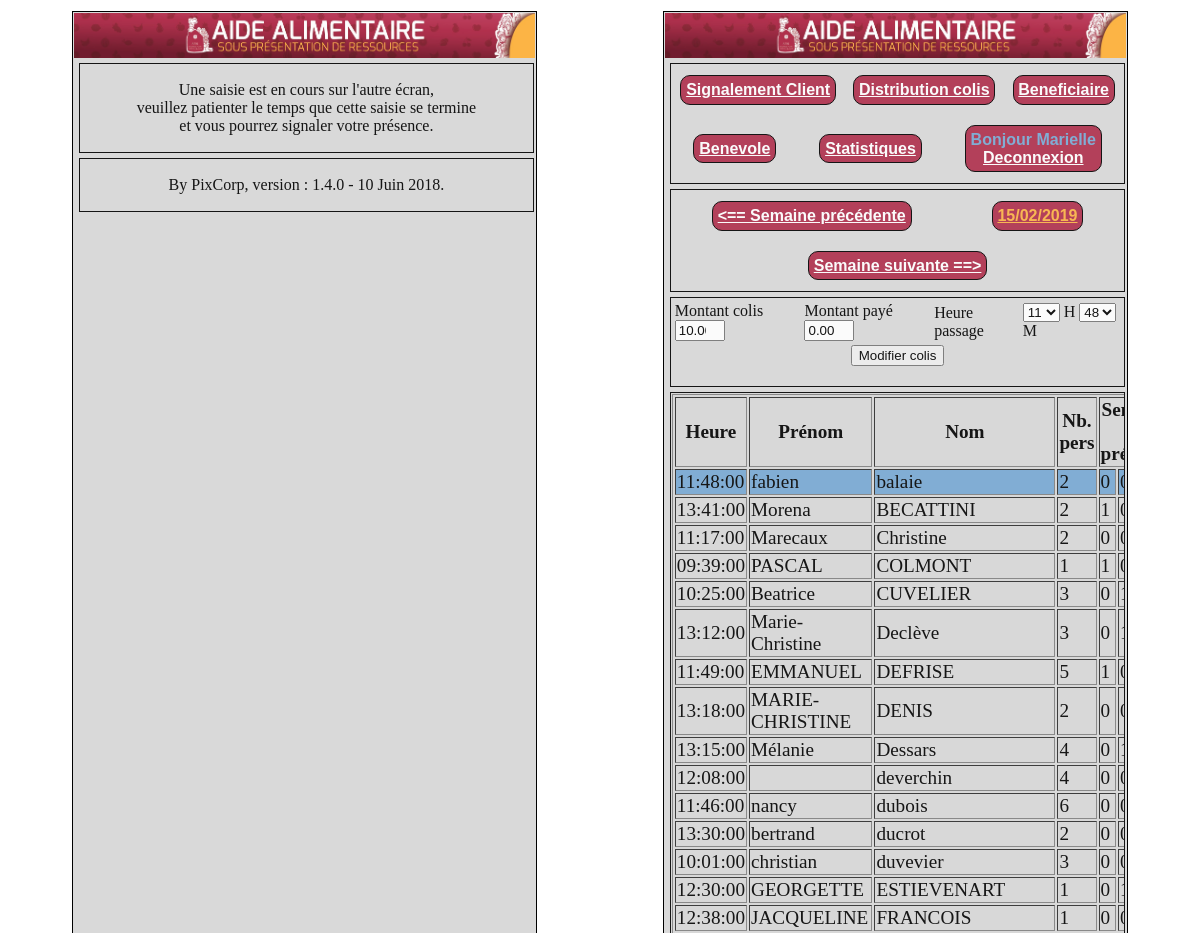
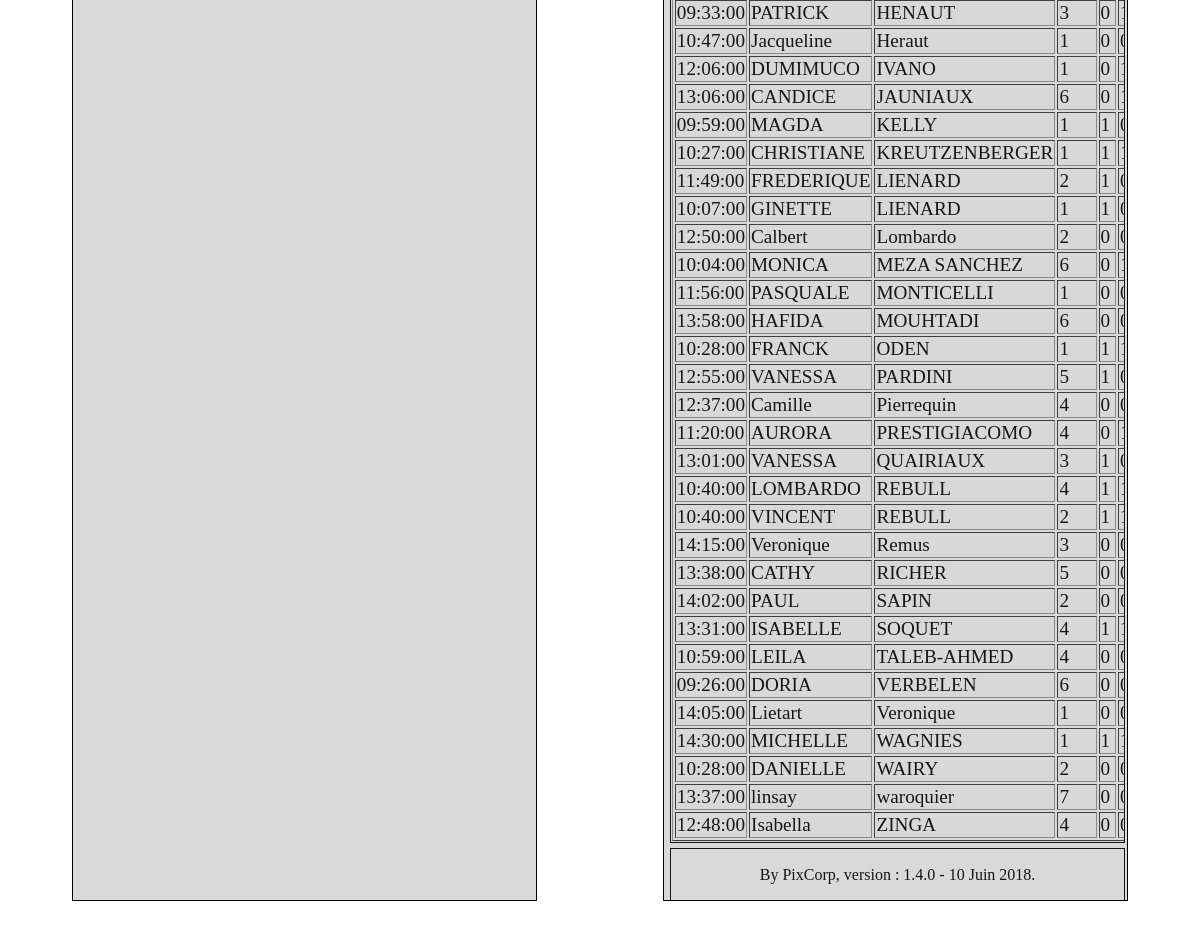
The page /districoli2/districoli2.php?module=3&referenceColis=2380&jourSelectionne=46&reference=147 (signed in) on the database its author committed (2 pictures, top to bottom).
### tables this page shows
CREATE TABLE `districolis` (
  `identifiant` bigint(20) UNSIGNED NOT NULL COMMENT 'identifie de manière unique un colis',
  `refbeneficiaire` bigint(20) UNSIGNED NOT NULL COMMENT 'Indique quel client a acheté ce colis',
  `montantcolis` decimal(10,2) NOT NULL COMMENT 'Somme qu''il a été demandé au bénéficiaire pour payer le colis.',
  `montantpaye` decimal(10,2) NOT NULL COMMENT 'Montant payé le jour où la personne à acheté le colis',
  `datedistri` datetime NOT NULL,
  `commentaire` text,
  `solde_colis` decimal(10,2) NOT NULL COMMENT 'Avances ou retards du client pour ses colis',
  `sem1` tinyint(1) NOT NULL COMMENT 'Historique : Semaine de passage 1 à l''époque où le colis a été distribué',
  `sem2` tinyint(1) NOT NULL COMMENT 'Historique : Semaine de passage 2 à l''époque où le colis a été distribué',
  `sem3` tinyint(1) NOT NULL COMMENT 'Historique : Semaine de passage 3 à l''époque où le colis a été distribué',
  `sem4` tinyint(1) NOT NULL COMMENT 'Historique : Semaine de passage 4 à l''époque où le colis a été distribué',
  `nbracharge` int(11) NOT NULL,
  `date_creation` datetime DEFAULT NULL,
  `id_utilisateur_creation` int(11) DEFAULT NULL,
  `date_modification` datetime DEFAULT NULL,
  `id_utilisateur_modification` int(11) DEFAULT NULL
);

### districoli2/districoli2.php (the view, shortened to what this page needs)
<?php
include_once("../commun/indexCommun.php");
$base=ouvrebase();
$module=0;
if (isset($_GET['module'])) {$module=$_GET['module'];}
?>
<div class='blocgauche' style="overflow-y: auto; height:95%; margin-left : -5%;">
	<?php
	include('../commun/entete.php');
	?>
	<?php
	if ($module==1 || $module==2 || $module==3 || $module==4) {
	?>
	<div class='bloclarge'>
		<p style="text-align: center;">
			Une saisie est en cours sur l'autre écran,<br/>
			veuillez patienter le temps que cette saisie se termine<br/>
			et vous pourrez signaler votre présence.
		</p>
	</div>
	<?php
	}
	?>
	<?php include('../commun/mentionsLegales.php'); ?>
</div>
<div class='blocdroite' style="overflow-y: auto; height:95%; margin-right : -5%;">
	<?php
	include('../commun/entete.php');
	include('../commun/menu.php');
	$montantColis=0;
	$montantPaye=0;
	$reference=0;
	$referenceColis=0;
	$commentaire=0;
	if (isset($_GET['reference'])) {$reference=$_GET['reference'];}
	if (isset($_GET['referenceColis'])) {$referenceColis=$_GET['referenceColis'];}
	include_once("../menuJour.php");
	if($module<>0)
	{
		if ($referenceColis<>0) {
			$sql2="select * from districolis where identifiant=".$referenceColis;
			$resultat2=$base->query($sql2);
			$chaine2=$resultat2->fetch();
			$commentaire=$chaine2['commentaire'];
			$heureDistribution=date('H',strtotime($chaine2['datedistri']));
			$minuteDistribution=date('i',strtotime($chaine2['datedistri']));
			$montantColis=$chaine2['montantcolis'];
			$montantPaye=$chaine2['montantpaye'];
		}
?>
	<div class='bloclarge' >
		<form name='fiche' action='enregistrer.php' enctype='multipart/form-data' method='POST'>
			<table align='center' >
				<tr>
<?php
					if($module==1 || $module==3)
					{
?>
					<td>
						<div>
							<label>Montant colis</label>
							<input type='number' name='montantcolis' value='<?php echo $montantColis?>' tabindex=1 style="width: 50px"/>
						</div>
					</td>
					<td>
						<div>
							<label>Montant payé</label>
							<input type='number' name='montantpaye' value='<?php echo $montantPaye?>' tabindex=2 style="width: 50px"/>
						</div>
					</td>
					<td>Heure passage</td>
					<td>
						<SELECT name="heureDistribution" size="1" tabindex=3 >
							<?php for ($heure=0 ; $heure < 24 ; $heure = $heure + 1) { ?>
								<OPTION  <?php if($heure==$heureDistribution){ echo "selected";} ?>> <?php echo $heure; ?>
							<?php } ?>
						</SELECT>
						H
						<SELECT name="minuteDistribution" size="1" tabindex=4 >
							<?php for ($minute=0 ; $minute < 60 ; $minute = $minute + 1) { ?>
							<OPTION  <?php if($minute==$minuteDistribution){ echo "selected";} ?>> <?php echo $minute; ?>
							<?php } ?>
						</SELECT>
						M
					</td>
<?php
					} else if ($module==4)
					{
?>
					<td colspan=4 align=center>
						<textarea id="commentaire" name="commentaire" class="ckeditor" cols="80" rows="10">
							<?php echo $commentaire;?>
						</textarea>
						<script>
								// Replace the <textarea id="topic"> with a CKEditor
								// instance, using default configuration.
								CKEDITOR.replace( 'commentaire' );
						</script>
					</td>
<?php
				}
?>
				</tr>
				<tr>
					<td colspan=4 align=center>
<?php
					if ($module==3){echo "<input type='submit' value='Modifier colis' tabindex=5>";}
?>
				</tr>
			</table>
		</form>
	</div>
<?php
	}
?>
	<div class='bloclarge'>
		<table border=1 align='center' style='font-size:1.2em;'>
			<tr>
				<th>Heure</th>
				<th>Prénom</th>
				<th>Nom</th>
				<th>Nb. pers</th>
				<th colspan=4> Semaine de présence</th>
			</tr>
<?php
$sql="select * from";
$sql=$sql."(select districolis.identifiant,
					beneficiaires.ref,
					DATE(districolis.datedistri) as jourpassage,
					TIME(districolis.datedistri) as heurepassage,
					beneficiaires.nom,
					beneficiaires.prenom,
					districolis.nbracharge,
					districolis.sem1,
					districolis.sem2,
					districolis.sem3,
					districolis.sem4,
					districolis.montantcolis,
					districolis.montantpaye,
					districolis.solde_colis,
					districolis.commentaire,
					false as nouveauColis
				from beneficiaires inner join districolis on beneficiaires.ref = districolis.refbeneficiaire
				where DATE(districolis.datedistri)='".date("Y-m-d", mktime(0, 0, 0, 1, $jourSelectionne))."'" ;
$sql=$sql." union ";
$sql=$sql."select 0,
					ref,
					DATE(datesignalement) as jourpassage,
					TIME(datesignalement) as heurepassage,
					nom,
					prenom,
					nbracharge,
					sem1,
					sem2,
					sem3,
					sem4,
					null,
					null,
					solde_colis,
					null,
					true as nouveauColis
				from beneficiaires
				join signalement_presence on signalement_presence.refbeneficiaire = beneficiaires.ref
				where DATE(signalement_presence.datesignalement)='";
$sql=$sql.date("Y-m-d", mktime(0, 0, 0, 1, $jourSelectionne))."'";
$sql=$sql.")as colisjour group by nom, prenom";
$resultat=$base->query($sql);
while ($chaine=$resultat->fetch())
	{
?>
			<tr <?php if ($chaine['identifiant']==$referenceColis && $chaine['ref']==$reference) {echo 'bgcolor="#78A9D4"';} else if ($chaine['nouveauColis']) {echo 'bgcolor="#ccffcc"';}?>>
				<td><?php echo $chaine['heurepassage'];?></td>
				<td><?php echo $chaine['prenom'];?></td>
				<td><?php echo $chaine['nom'];?></td>
				<td><?php echo $chaine['nbracharge'];?></td>
				<td><?php echo $chaine['sem1'];?></td>
				<td><?php echo $chaine['sem2'];?></td>
			</tr>
<?php
	}
?>
		</table>
	</div>
	<?php include('../commun/mentionsLegales.php'); ?>
</div>
<?php include_once('../commun/footerCommun.php'); ?>

### css/stylelavande.css (style rules this page uses)
body { background : url(''); width: 80%; margin-left: 10%; }
html { background: url("../images/fond.pnj") no-repeat center center fixed; -webkit-background-size: cover; -moz-background-size: cover; -o-background-size: cover; background-size: cover; }
.bloclarge { width: 98%; float: left; background-color: #d9d9d9; opacity: 0.9; border: 1px solid black; margin-left: 1%; margin-top: 5px; padding: 1px; overflow: auto; }
.blocgauche { width: 48%; float: left; background-color: #d9d9d9; border: 1px solid black; margin-top: 3px; margin-left: 1%; padding: 1px; overflow: auto; }
.blocdroite { width: 48%; float: right; background-color: #d9d9d9; margin-top: 3px; margin-right: 1%; padding: 1px; border: 1px solid black; overflow: auto; }

### rows shown on the page
districolis: montantcolis "10.00", montantpaye "0.00", heureDistribution "11", minuteDistribution "48"

### other values the page prints
$_SESSION['prenom'] "Marielle"
date("d/m/Y",mktime (0,0,0,1,$i + $d-1)) "15/02/2019"
$chaine['heurepassage'] "11:48:00"
$chaine['prenom'] "fabien"
$chaine['nom'] "balaie"
$chaine['nbracharge'] "2"
$chaine['sem1'] "0"
$chaine['heurepassage'] "13:41:00"
$chaine['prenom'] "Morena"
$chaine['nom'] "BECATTINI"
$chaine['sem1'] "1"
$chaine['heurepassage'] "11:17:00"
$chaine['prenom'] "Marecaux"
$chaine['nom'] "Christine"
$chaine['heurepassage'] "09:39:00"
